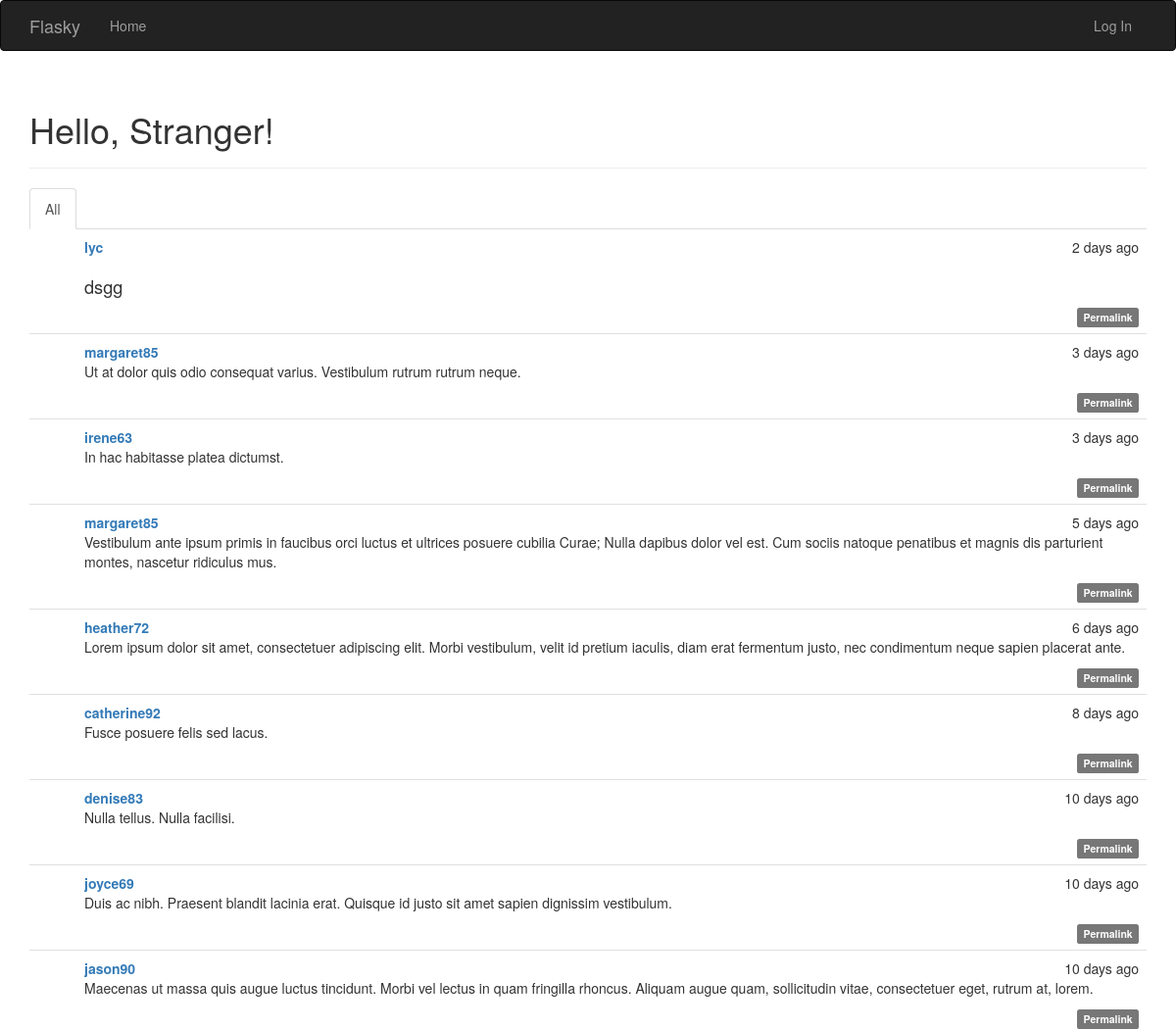
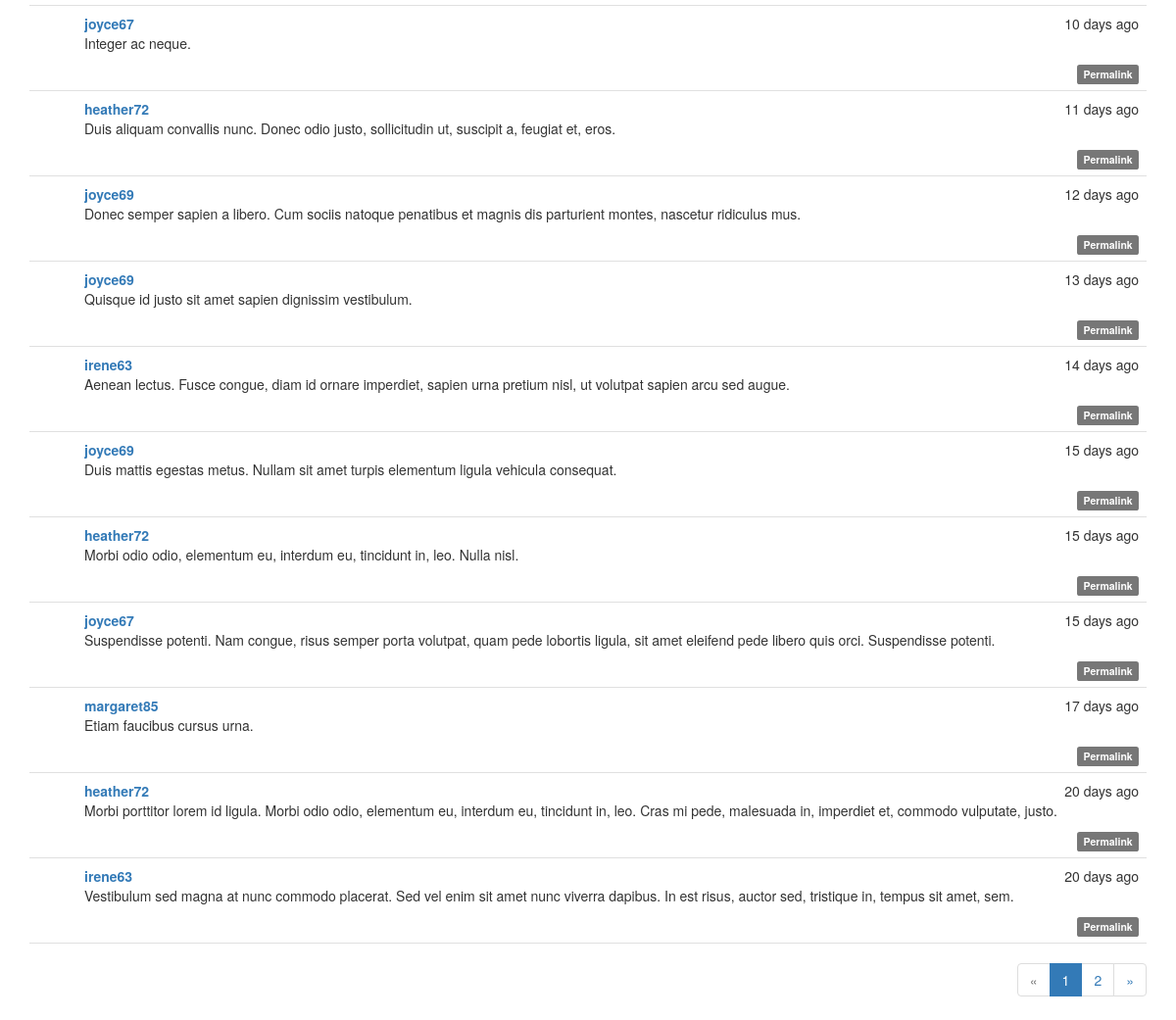
The page / on the database its author committed (2 pictures, top to bottom).
### app/models.py (models this page shows, shortened)
class Post(db.Model):
	__tablename__ = 'posts'
	id = db.Column(db.Integer, primary_key = True)
	body = db.Column(db.Text)
	timestamp = db.Column(db.DateTime, index = True, default = datetime.utcnow)
	author_id = db.Column(db.Integer, db.ForeignKey('users.id'))
	body_html = db.Column(db.Text)
	comments = db.relationship('Comment', backref = 'post', lazy = 'dynamic')

class User(UserMixin, db.Model):
	__tablename__ = 'users'
	id = db.Column(db.Integer, primary_key=True)
	username = db.Column(db.String(64), unique=True, index=True)
	role_id = db.Column(db.Integer, db.ForeignKey('roles.id'))
	password_hash = db.Column(db.String(128))
	email = db.Column(db.String(64), unique = True, index = True)
	confirmed = db.Column(db.Boolean, default = False)
	name = db.Column(db.String(64))
	location = db.Column(db.String(64))
	about_me = db.Column(db.Text())
	member_since = db.Column(db.DateTime(), default = datetime.utcnow)
	last_seen = db.Column(db.DateTime(), default = datetime.utcnow)
	posts = db.relationship('Post', backref = 'author', lazy = 'dynamic')
	followed = db.relationship('Follow',
								foreign_keys = [Follow.follower_id],
								backref = db.backref('follower', lazy = 'joined'),
								lazy = 'dynamic',
								cascade = 'all, delete-orphan')
	followers = db.relationship('Follow',
								foreign_keys = [Follow.followed_id],
								backref = db.backref('followed', lazy = 'joined'),
								lazy = 'dynamic',
								cascade = 'all, delete-orphan')
	comments = db.relationship('Comment', backref = 'author', lazy = 'dynamic')
	@property
	def password(self):
		raise AttributeError('password is not a readable attribute')

### app/main/views.py (the view)
@main.route('/', methods = ['GET', 'POST'])
def index():
	form = PostForm()
	if current_user.can(Permission.WRITE_ARTICLES) and \
			form.validate_on_submit():
		post = Post(body = form.body.data,
					author = current_user._get_current_object())
		db.session.add(post)
		return redirect(url_for('.index'))
	page = request.args.get('page', 1, type = int)
	show_followed = False
	if current_user.is_authenticated:
		show_followed = bool(request.cookies.get('show_followed', ''))
	if show_followed:
		query = current_user.followed_posts
	else:
		query = Post.query
	pagination = query.order_by(Post.timestamp.desc()).paginate(
		page, per_page = current_app.config['FLASKY_POSTS_PER_PAGE'],
		error_out = False)
	posts = pagination.items
	return render_template('index.html', form = form, posts = posts,
							show_followed = show_followed, pagination = pagination)

### app/auth/views.py (called while the page is built)
@auth.before_app_request
def before_request():
	if current_user.is_authenticated:
		current_user.ping()
		if not current_user.confirmed\
				and request.endpoint[:5] != 'auth.'\
				and request.endpoint != 'static':
			return redirect(url_for('auth.unconfirmed'))

### app/main/__init__.py (called while the page is built)
@main.app_context_processor
def inject_permission():
	return dict(Permission = Permission)

### app/models.py (called while the page is built)
	def can(self, permissions):
		return False

	def is_administrator(self):
		return False

### app/templates/index.html (shortened to what this page needs)
{% extends "base.html" %}
{% import "bootstrap/wtf.html" as wtf %}
{% import "_macros.html" as macros %}
{% block page_content %}
<div class="page-header">
	<h1>Hello, {% if current_user.is_authenticated %}{{ current_user.username }}{% else %}Stranger{% endif %}!</h1>
</div>
<div class="post-tabs">
	<ul class="nav nav-tabs">
		<li{% if not show_followed %} class="active"{% endif %}><a href="{{ url_for('.show_all') }}">All</a></li>
	</ul>
	{% include '_posts.html' %}
</div>
{% if pagination %}
<div class = "pagination">
	{{ macros.pagination_widget(pagination, '.index') }}
</div>
{% endif %}
{% endblock %}

### app/templates/_posts.html (shortened to what this page needs)
<ul class="posts">
	{% for post in posts %}
	<li class="post">
		<div class="post-content">
			<div class="post-date">{{ moment(post.timestamp).fromNow() }}</div>
			<div class="post-author"><a href="{{ url_for('.user', username=post.author.username) }}">{{ post.author.username }}</a></div>
			<div class="post-body">
				{% if post.body_html %}
					{{ post.body_html | safe }}
				{% else %}
					{{ post.body }}
				{% endif %}
			</div>
			<div class = "post-footer">
				<a href = "{{ url_for('.post', id = post.id) }}">
					<span class = "label label-default">Permalink</span>
				</a>
			</div>
		</div>
	</li>
	{% endfor %}
</ul>

### app/static/styles.css (style rules this page uses)
div.post-tabs { margin-top: 16px; }
ul.posts { list-style-type: none; padding: 0px; margin: 16px 0px 0px 0px; border-top: 1px solid #e0e0e0; }
div.post-tabs ul.posts { margin: 0px; border-top: none; }
ul.posts li.post { padding: 8px; border-bottom: 1px solid #e0e0e0; }
div.post-date { float: right; }
div.post-author { font-weight: bold; }
div.post-content { margin-left: 48px; min-height: 48px; }
div.post-footer { text-align: right; }
div.pagination { width: 100%; text-align: right; padding: 0px; margin: 0px; }
.post-body h2 { font-size: 130%; }

### rows shown on the page
Post: timestamp "2 days ago", author.username "lyc", body_html "dsgg"
Post: timestamp "3 days ago", author.username "margaret85", body_html "Ut at dolor quis odio consequat varius. Vestibulum rutrum rutrum neque."
Post: timestamp "3 days ago", author.username "irene63", body_html "In hac habitasse platea dictumst."
Post: timestamp "5 days ago", author.username "margaret85", body_html "Vestibulum ante ipsum primis in faucibus orci luctus et ultrices posuere cubilia Curae; Nulla dapibus dolor vel est. Cum sociis natoque penatibus et magnis dis parturient montes, nascetur ridiculus mus."
Post: timestamp "6 days ago", author.username "heather72", body_html "Lorem ipsum dolor sit amet, consectetuer adipiscing elit. Morbi vestibulum, velit id pretium iaculis, diam erat fermentum justo, nec condimentum neque sapien placerat ante."
Post: timestamp "8 days ago", author.username "catherine92", body_html "Fusce posuere felis sed lacus."
Post: timestamp "10 days ago", author.username "denise83", body_html "Nulla tellus. Nulla facilisi."
Post: timestamp "10 days ago", author.username "joyce69", body_html "Duis ac nibh. Praesent blandit lacinia erat. Quisque id justo sit amet sapien dignissim vestibulum."
Post: timestamp "10 days ago", author.username "jason90", body_html "Maecenas ut massa quis augue luctus tincidunt. Morbi vel lectus in quam fringilla rhoncus. Aliquam augue quam, sollicitudin vitae, consectetuer eget, rutrum at, lorem."
Post: timestamp "10 days ago", author.username "joyce67", body_html "Integer ac neque."
Post: timestamp "11 days ago", author.username "heather72", body_html "Duis aliquam convallis nunc. Donec odio justo, sollicitudin ut, suscipit a, feugiat et, eros."
Post: timestamp "12 days ago", author.username "joyce69", body_html "Donec semper sapien a libero. Cum sociis natoque penatibus et magnis dis parturient montes, nascetur ridiculus mus."
Post: timestamp "13 days ago", author.username "joyce69", body_html "Quisque id justo sit amet sapien dignissim vestibulum."
Post: timestamp "14 days ago", author.username "irene63", body_html "Aenean lectus. Fusce congue, diam id ornare imperdiet, sapien urna pretium nisl, ut volutpat sapien arcu sed augue."
Post: timestamp "15 days ago", author.username "joyce69", body_html "Duis mattis egestas metus. Nullam sit amet turpis elementum ligula vehicula consequat."
Post: timestamp "15 days ago", author.username "heather72", body_html "Morbi odio odio, elementum eu, interdum eu, tincidunt in, leo. Nulla nisl."
Post: timestamp "15 days ago", author.username "joyce67", body_html "Suspendisse potenti. Nam congue, risus semper porta volutpat, quam pede lobortis ligula, sit amet eleifend pede libero quis orci. Suspendisse potenti."
Post: timestamp "17 days ago", author.username "margaret85", body_html "Etiam faucibus cursus urna."
Post: timestamp "20 days ago", author.username "heather72", body_html "Morbi porttitor lorem id ligula. Morbi odio odio, elementum eu, interdum eu, tincidunt in, leo. Cras mi pede, malesuada in, imperdiet et, commodo vulputate, justo."
Post: timestamp "20 days ago", author.username "irene63", body_html "Vestibulum sed magna at nunc commodo placerat. Sed vel enim sit amet nunc viverra dapibus. In est risus, auctor sed, tristique in, tempus sit amet, sem."

### other values the page prints
{{ p }} "1"
{{ p }} "2"
